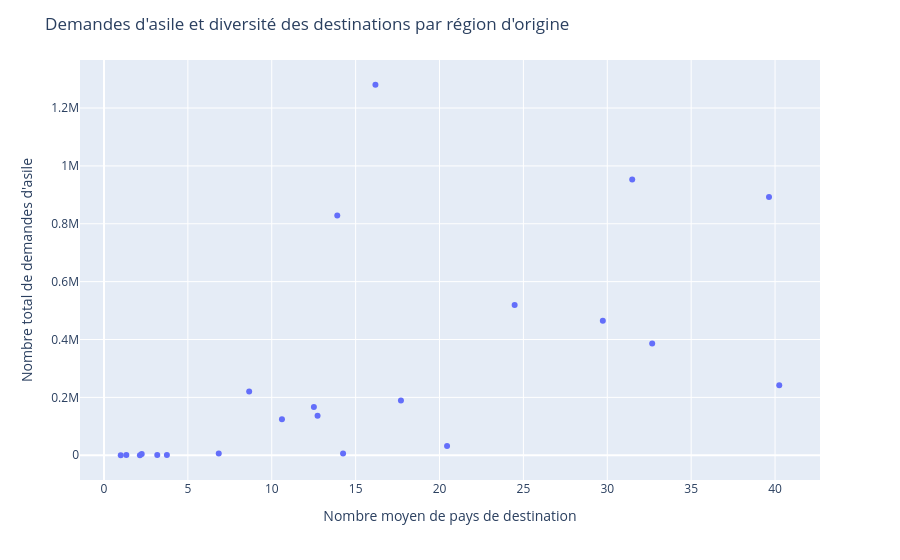

The notebook cell this image was saved under:
### Markdown cell above
### 2. Comparaison interrégionale et justification du choix de l'Asie du Sud_

Afin d’étudier les facteurs associés aux destinations des demandeurs d’asile, l’analyse a ensuite été restreinte aux individus provenant d’une même région d’origine. Le choix de cette région repose sur deux critères :
- un nombre important de nouvelles demandes d’asile ;
- une forte diversité des pays de destination.

Le graphique suivant permet de comparer les différentes régions selon ces deux dimensions. L’axe des abscisses représente le nombre moyen de pays de destination, calculé à partir des couples (pays d’origine, année). L’axe des ordonnées représente quant à lui le nombre total de nouvelles demandes d’asile enregistrées entre 2017 et 2020 pour chaque région d’origine.

### Code cell
import plots
plots.world_scatter_plot()

### Figure 1 — Plotly figure (JSON) as saved in the notebook; plotly's stock layout.template omitted (floating-point values rounded to 4 significant figures)
{"data": [{"hovertemplate": "<b>%{hovertext}</b><br><br>Nombre moyen de pays de destination=%{x:.1f}<br>Nombre total de demandes d'asile=%{y:,}<extra></extra>", "hovertext": ["South America", "Western Asia", "Southern Asia", "Central America", "Eastern Africa", "Western Africa", "Middle Africa", "Northern Africa", "Caribbean", "Eastern Europe", "South-eastern Asia", "Eastern Asia", "Southern Europe", "Central Asia", "Northern America", "Southern Africa", "Melanesia", "Western Europe", "Northern Europe", "Polynesia", "Australia-New Zealand", "Micronesia", "Various"], "legendgroup": "", "marker": {"color": "#636efa", "symbol": "circle"}, "mode": "markers", "name": "", "orientation": "v", "showlegend": false, "type": "scatter", "x": [16.18, 31.49, 39.64, 13.91, 24.48, 29.73, 32.68, 40.25, 8.655, 17.7, 12.51, 12.73, 10.61, 20.45, 14.25, 6.842, 2.25, 3.75, 3.176, 1.333, 2.143, 1.0, NaN], "xaxis": "x", "y": [1280486, 953229, 892851, 829025, 518863, 465263, 385824, 241668, 220702, 189382, 166397, 136145, 124553, 32211, 6366, 5909, 4141, 1140, 1045, 892, 124, 39, 5], "yaxis": "y"}], "layout": {"legend": {"tracegroupgap": 0}, "margin": {"t": 60}, "title": {"text": "Demandes d'asile et diversité des destinations par région d'origine"}, "xaxis": {"anchor": "y", "domain": [0, 1], "title": {"text": "Nombre moyen de pays de destination"}}, "yaxis": {"anchor": "x", "domain": [0, 1], "title": {"text": "Nombre total de demandes d'asile"}}}}
